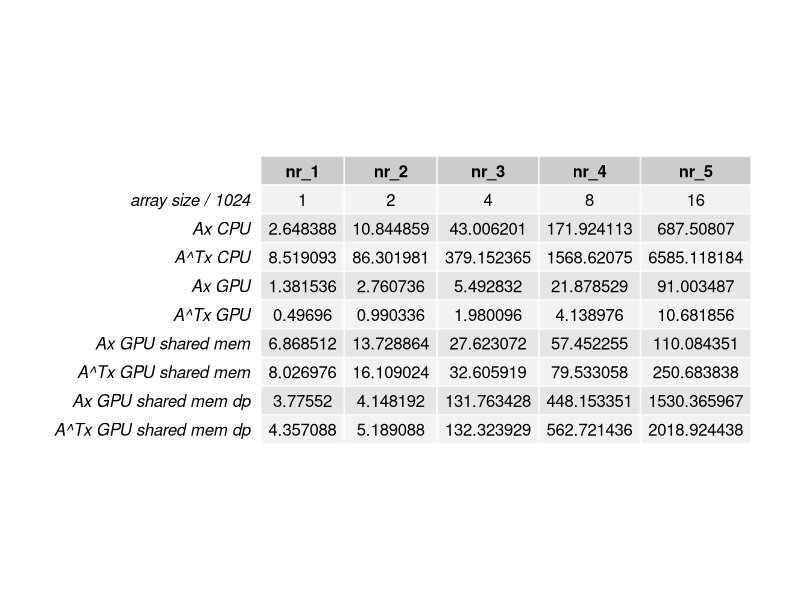
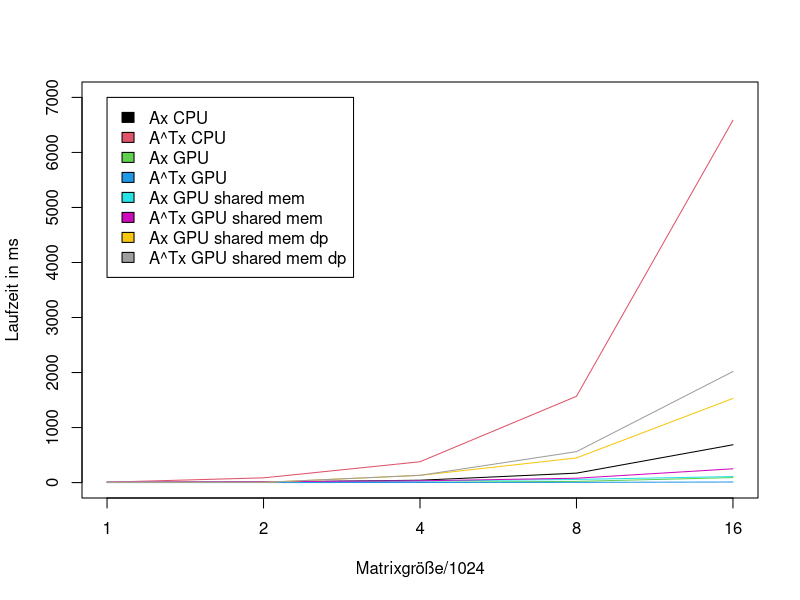
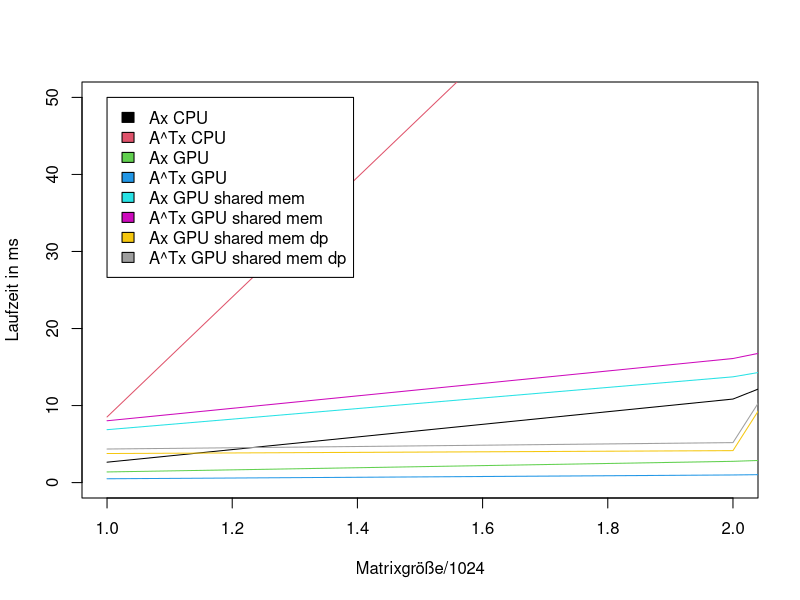
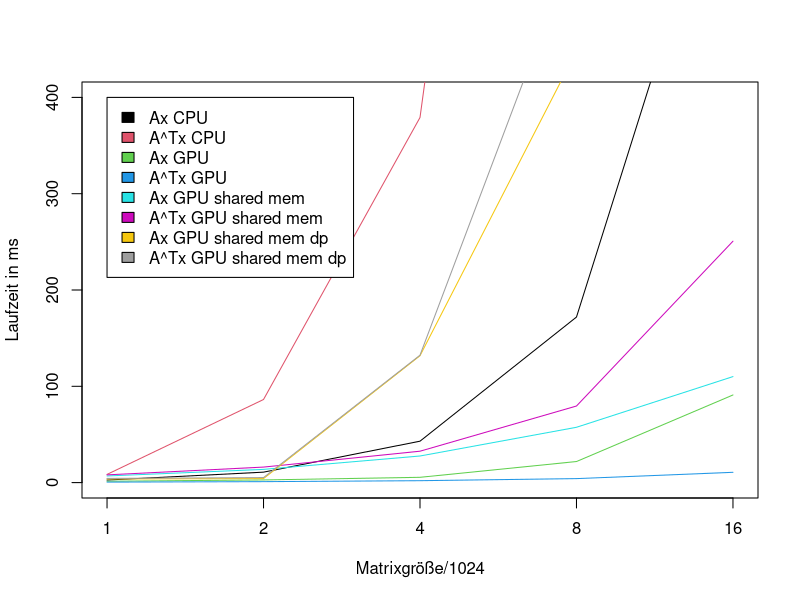

The R script that drew these images, in order:


row_names = c("array size / 1024","Ax CPU","A^Tx CPU","Ax GPU","A^Tx GPU","Ax GPU shared mem","A^Tx GPU shared mem", "Ax GPU shared mem dp","A^Tx GPU shared mem dp")
nr_1 = c(1,2.648388,8.519093,1.381536,0.496960,6.868512,8.026976,3.775520,4.357088)
nr_2 = c(2,10.844859 ,86.301981,2.760736,0.990336,13.728864,16.109024,4.148192,5.189088)
nr_3 = c(4, 43.006201 ,379.152365,5.492832,1.980096,27.623072 ,32.605919,131.763428,132.323929)
nr_4 = c(8, 171.924113 ,1568.620750,21.878529,4.138976 ,57.452255  ,79.533058,448.153351,562.721436)
nr_5 = c(16, 687.508070 ,6585.118184 ,91.003487,10.681856 ,110.084351  ,250.683838,1530.365967,2018.924438)

res_mat = matrix(data=c(nr_1,nr_2,nr_3,nr_4,nr_5),nrow=9,ncol=5)

res = data.frame(nr_1,nr_2,nr_3,nr_4,nr_5)
row.names(res) = row_names

library(gridExtra)
grid.table(res)

## plot full area
plot(res_mat[2,],type="l",xlab="Matrixgröße/1024",ylab="Laufzeit in ms",col=1,ylim = c(0,7000),xaxt="n")
axis(side=1, at=c(1,2,3,4,5), labels=c(1,2,4,8,16)) 
lines(res_mat[3,],col=2)
lines(res_mat[4,],col=3)
lines(res_mat[5,],col=4)
lines(res_mat[6,],col=5)
lines(res_mat[7,],col=6)
lines(res_mat[8,],col=7)
lines(res_mat[9,],col=8)

legend(1,y=7000,legend=c("Ax CPU","A^Tx CPU","Ax GPU","A^Tx GPU","Ax GPU shared mem","A^Tx GPU shared mem", "Ax GPU shared mem dp","A^Tx GPU shared mem dp"),
        fill=c(1,2,3,4,5,6,7,8))

## plot small matrix size
plot(res_mat[2,],type="l",xlab="Matrixgröße/1024",ylab="Laufzeit in ms",col=1,xlim=c(1,2),ylim = c(0,50))
lines(res_mat[3,],col=2)
lines(res_mat[4,],col=3)
lines(res_mat[5,],col=4)
lines(res_mat[6,],col=5)
lines(res_mat[7,],col=6)
lines(res_mat[8,],col=7)
lines(res_mat[9,],col=8)

legend(1,y=50,legend=c("Ax CPU","A^Tx CPU","Ax GPU","A^Tx GPU","Ax GPU shared mem","A^Tx GPU shared mem", "Ax GPU shared mem dp","A^Tx GPU shared mem dp"),
       fill=c(1,2,3,4,5,6,7,8))


## plot small time values
plot(res_mat[2,],type="l",xlab="Matrixgröße/1024",ylab="Laufzeit in ms",col=1,ylim = c(0,400),xaxt="n")
axis(side=1, at=c(1,2,3,4,5), labels=c(1,2,4,8,16)) 
lines(res_mat[3,],col=2)
lines(res_mat[4,],col=3)
lines(res_mat[5,],col=4)
lines(res_mat[6,],col=5)
lines(res_mat[7,],col=6)
lines(res_mat[8,],col=7)
lines(res_mat[9,],col=8)

legend(1,y=400,legend=c("Ax CPU","A^Tx CPU","Ax GPU","A^Tx GPU","Ax GPU shared mem","A^Tx GPU shared mem", "Ax GPU shared mem dp","A^Tx GPU shared mem dp"),
       fill=c(1,2,3,4,5,6,7,8))


